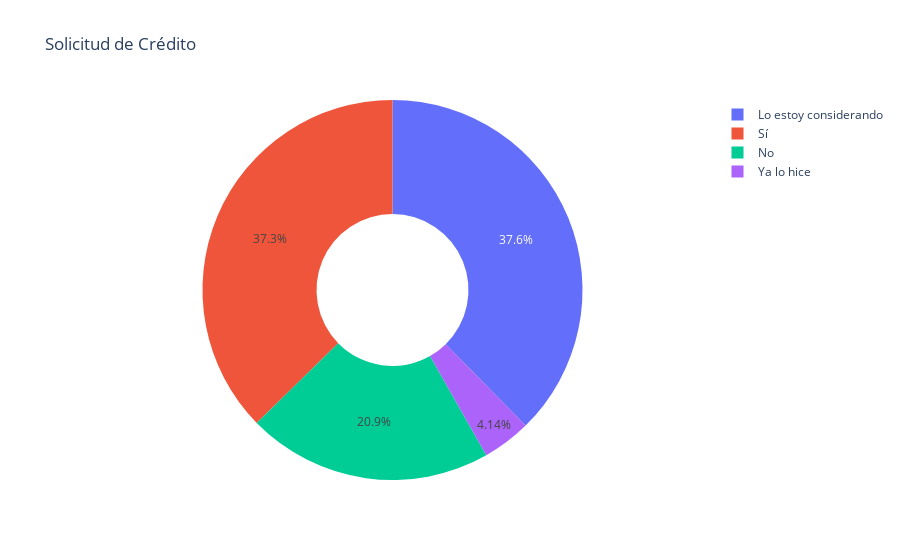

This figure's notebook cell:
### Code cell
#Credito solicitud
si=0
no = 0
cons = 0
ya=0
for i in range(0, len(data)):
    if df['credito_solicitud'][i] == 'Sí':
        si += 1
    if df['credito_solicitud'][i] == 'No':
        no += 1
    if df['credito_solicitud'][i] == 'Lo estoy considerando':
        cons += 1
    if df['credito_solicitud'][i] == 'Ya lo hice':
        ya += 1

fig = px.pie(values = [si, no,cons,ya], names=['Sí','No','Lo estoy considerando','Ya lo hice'], hole = 0.4, title = 'Solicitud de Crédito')
fig.show()

### Figure 1 — Plotly figure (JSON) as saved in the notebook; plotly's stock layout.template omitted (floating-point values rounded to 4 significant figures)
{"data": [{"domain": {"x": [0, 1], "y": [0, 1]}, "hole": 0.4, "hovertemplate": "label=%{label}<br>value=%{value}<extra></extra>", "labels": ["Sí", "No", "Lo estoy considerando", "Ya lo hice"], "legendgroup": "", "name": "", "showlegend": true, "type": "pie", "values": [352, 197, 355, 39]}], "layout": {"legend": {"tracegroupgap": 0}, "title": {"text": "Solicitud de Crédito"}}}
